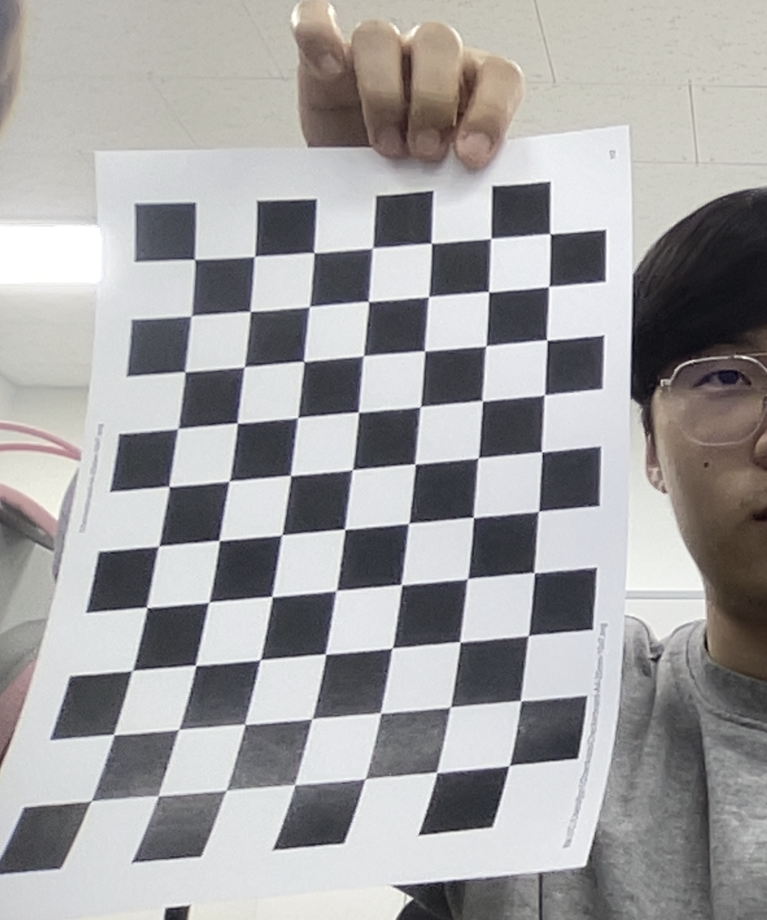
#> input picture images/chess2.png, 767 x 920 px, shrunk from 1412 x 1692 before the run
$ jupyter execute '[test]draw_cube.ipynb'
#> lines starting #> are read from the running program, lines starting #| are printed output that depends on the picture; after the words box and inside, x2 and y2 are one past the last pixel; in counts of white or black regions, pixels touching at a corner belong together
[cell 1]
import cv2
import numpy as np
import os

import matplotlib.pyplot as plt

### Load the Camera matrix and Distortion Coefficient

[cell 2]
with np.load('camera_matrix.npz') as file:
#> (reads camera_matrix.npz from the repository)
    mtx,dist=[file[i] for i in ['mtx','dist']]

[cell 3]
wc = 10  ## 체스 보드 가로 패턴 개수 - 1
hc = 7  ## 체스 보드 세로 패턴 개수 - 1
objp = np.zeros((wc * hc, 3), np.float32)
objp[:, :2] = np.mgrid[0:wc, 0:hc].T.reshape(-1, 2)

[cell 4]
axis = np.float32([[3,0,0], [0,3,0], [0,0,-3]]).reshape(-1,3)    #axis point for draw axis
                                                                 #this for draw a x,y,z axis

[cell 5]
axis = np.float32([[0,0,0], [0,3,0], [3,3,0], [3,0,0],
                   [0,0,-3],[0,3,-3],[3,3,-3],[3,0,-3] ])    # this for draw a cube

### To draw cube

[cell 6]
def draw_cube(img, corners, imgpts):
    imgpts = np.int32(imgpts).reshape(-1,2)
    img = cv2.drawContours(img, [imgpts[:4]],-1,(0,255,0),3)
    for i,j in zip(range(4),range(4,8)):
        img = cv2.line(img, tuple(imgpts[i]), tuple(imgpts[j]),(255),3)
    img = cv2.drawContours(img, [imgpts[4:]],-1,(0,0,255),3)
    return img

### To draw axis

[cell 7]
def draw(img, corners, imgpts):
        corner = tuple(corners[0].ravel())
        print(corner)
        img = cv2.line(img, [int(i) for i in corner], [int(i) for i in imgpts[0].ravel()],(255, 0, 0),5)

        img = cv2.line(img, [int(i) for i in corner], [int(i) for i in imgpts[1].ravel()],(0, 255, 0),5)

        img = cv2.line(img, [int(i) for i in corner], [int(i) for i in imgpts[2].ravel()],(0, 0, 255),5)
        return img

### Draw from Images

[cell 8]
im=cv2.imread('./images/chess2.png')
#> im is the input picture: shape (920, 767, 3); mean B, G, R 160.7, 160.3, 161.3
gray=cv2.cvtColor(im,cv2.COLOR_BGR2GRAY)
ret,corners = cv2.findChessboardCorners(gray,(wc,hc),None)
#> ret = True; corners = 70 rows, first 8: [91.93, 801.1], [113.6, 734.4], [132.4, 670.4], [146.7, 607.4], [159.1, 546.2], [169.3, 486.3], [177.7, 428.5], [184.7, 372]
im=cv2.cvtColor(im,cv2.COLOR_BGR2RGB)
if ret == True:
    _,rvec,tvec,_=cv2.solvePnPRansac(objp,corners,mtx,dist)
#> rvec = [0.726, -0.445, -1.48]; tvec = [-2.3, 7.54, 106.1]
    imgpts,_=cv2.projectPoints(axis,rvec,tvec,mtx,dist)
#> imgpts = [[113.3, 805.9], [310.7, 777.7], [336.9, 589.6], [146.4, 610.3], [291.7, 844.4], [483.8, 817.4], [506.3, 624.8], [320.9, 644.3]]
    img = draw(im,corners,imgpts)
#> in draw, `corner = tuple(corners[0].ravel())`: corner = (91.93, 801.1)
#| (91.9328, 801.0876)
#> in draw, `img = cv2.line(img, [int(i) for i in corner], [int(i) for i in imgpts[..`:
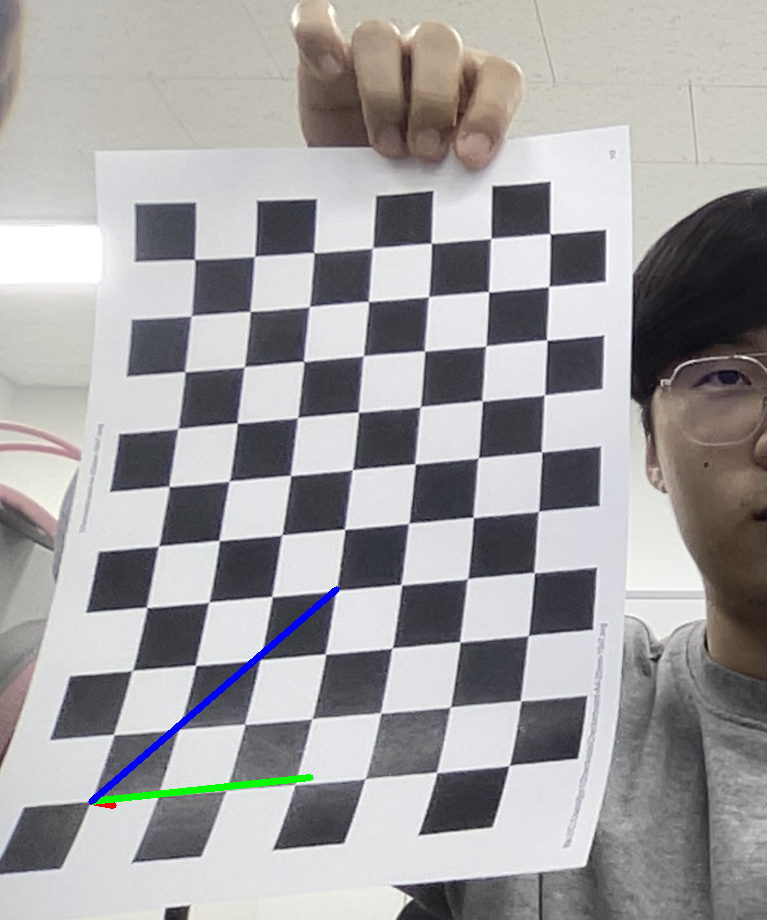
#> img: shape (920, 767, 3); mean R, G, B 160.7, 160.1, 160.8
    plt.imshow(img)
    plt.show()

[cell 9]
im=cv2.imread('./images/chess2.png')
gray=cv2.cvtColor(im,cv2.COLOR_BGR2GRAY)
ret,corners = cv2.findChessboardCorners(gray,(wc,hc),None)
im=cv2.cvtColor(im,cv2.COLOR_BGR2RGB)
if ret == True:
    _,rvec,tvec,_=cv2.solvePnPRansac(objp,corners,mtx,dist)
    imgpts,_=cv2.projectPoints(axis,rvec,tvec,mtx,dist)

    img = draw_cube(im,corners,imgpts)
#> in draw_cube, `imgpts = np.int32(imgpts).reshape(-1,2)`: imgpts = [[113, 805], [310, 777], [336, 589], [146, 610], [291, 844], [483, 817], [506, 624], [320, 644]]
#> the loop in draw_cube, `for i,j in zip(range(4),range(4,8)):` made 4 passes
#> pass 1, in draw_cube, `img = cv2.line(img, tuple(imgpts[i]), tuple(imgpts[j]),(255),3)`:
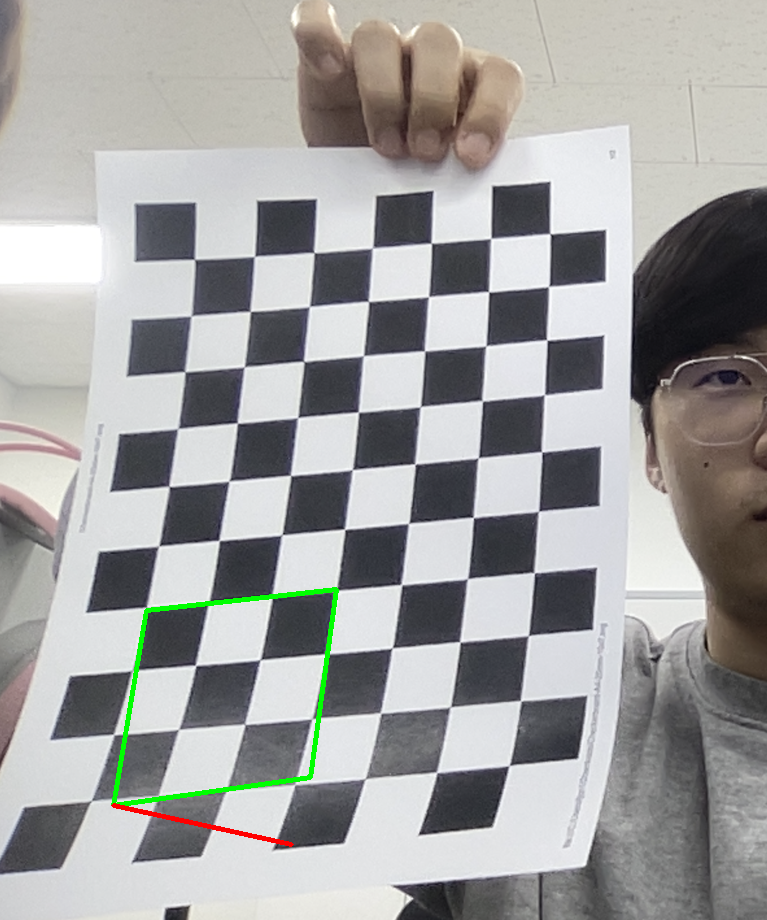
#> img: shape (920, 767, 3); mean R, G, B 160.6, 160.6, 159.6
#> pass 2, in draw_cube, `img = cv2.line(img, tuple(imgpts[i]), tuple(imgpts[j]),(255),3)`:
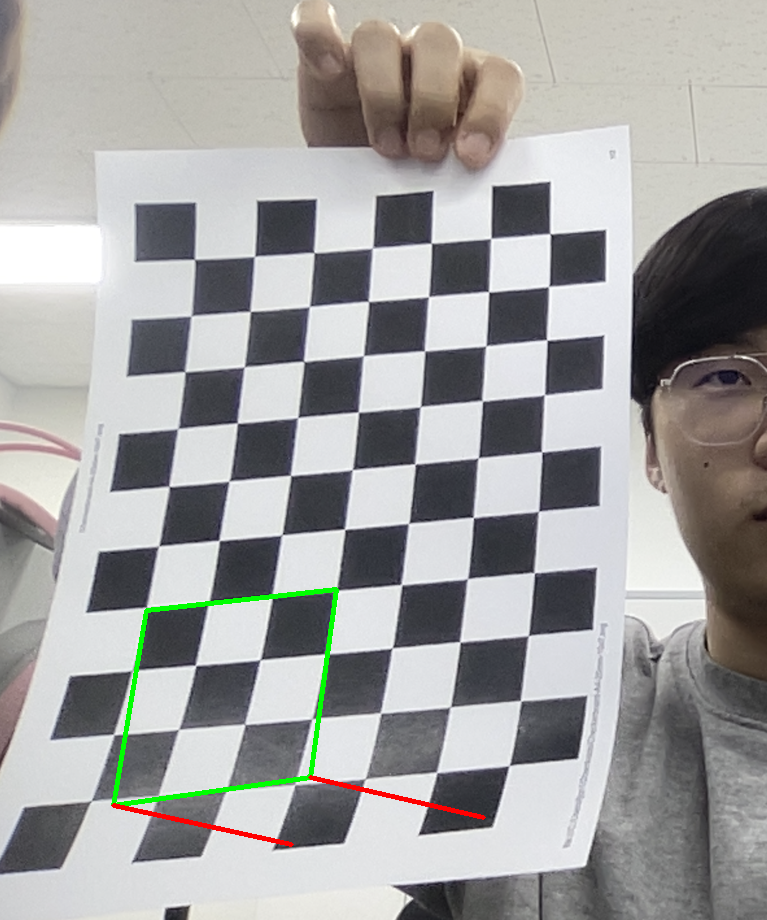
#> img: shape (920, 767, 3); 0.12% of pixels changed, all inside (x1, y1, x2, y2) = (308, 775, 486, 820)
#> pass 3, in draw_cube, `img = cv2.line(img, tuple(imgpts[i]), tuple(imgpts[j]),(255),3)`:
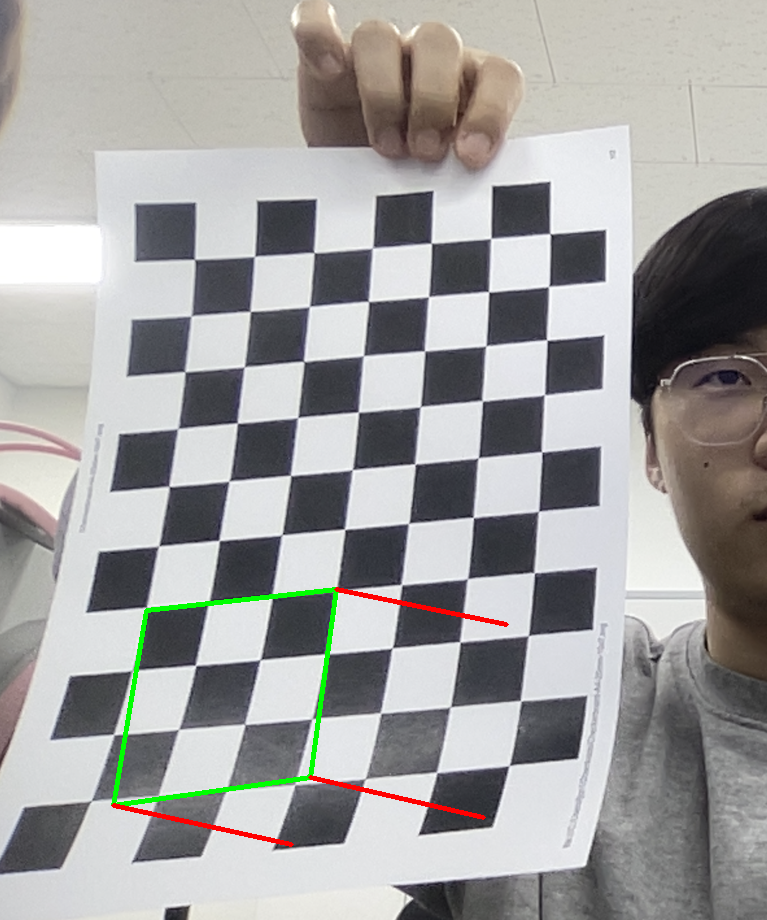
#> img: shape (920, 767, 3); 0.12% of pixels changed, all inside (x1, y1, x2, y2) = (334, 587, 509, 627)
#> after the loop in draw_cube, `for i,j in zip(range(4),range(4,8)):`:
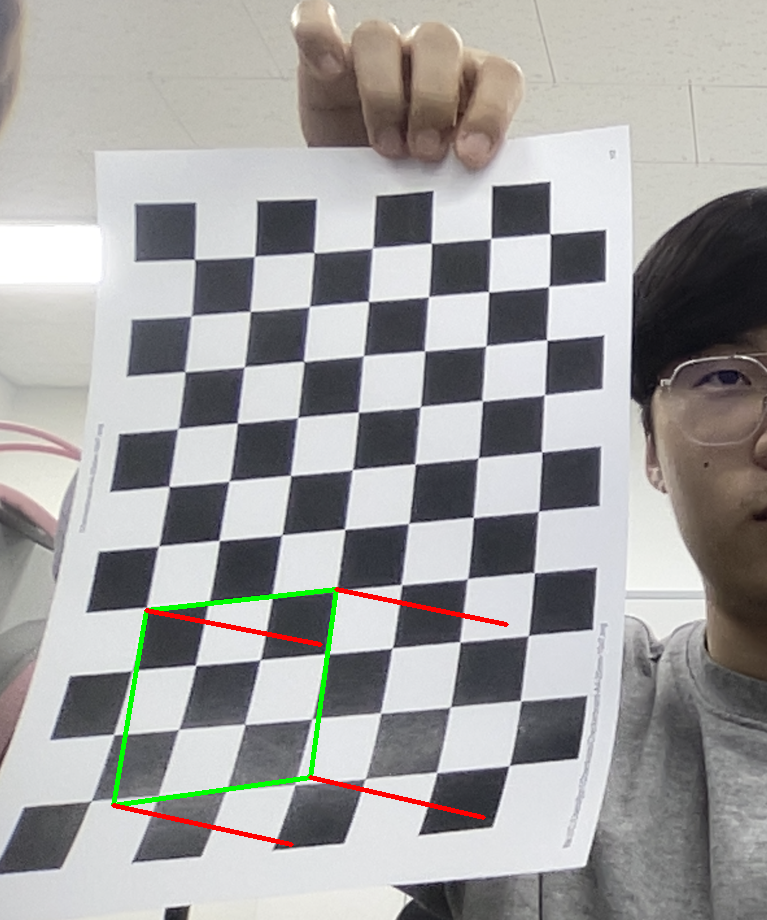
#> img: shape (920, 767, 3); 0.12% of pixels changed, all inside (x1, y1, x2, y2) = (144, 608, 323, 647)
#> in draw_cube, `img = cv2.drawContours(img, [imgpts[4:]],-1,(0,0,255),3)`:
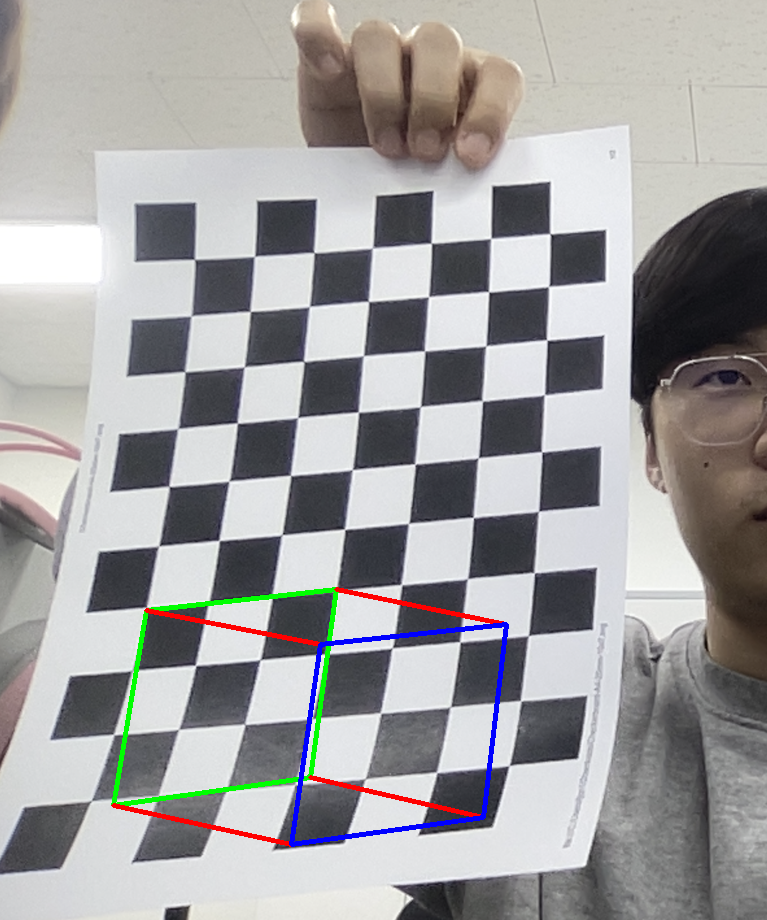
#> img: shape (920, 767, 3); 0.54% of pixels changed, all inside (x1, y1, x2, y2) = (289, 622, 509, 847)
